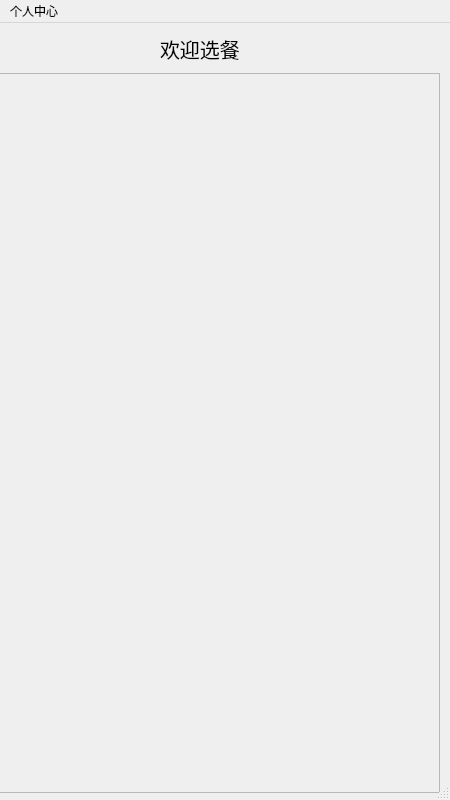
<?xml version="1.0" encoding="UTF-8"?>
<ui version="4.0">
 <class>MainWindow_toc</class>
 <widget class="QMainWindow" name="MainWindow_toc">
  <property name="geometry">
   <rect>
    <x>0</x>
    <y>0</y>
    <width>450</width>
    <height>800</height>
   </rect>
  </property>
  <property name="minimumSize">
   <size>
    <width>450</width>
    <height>800</height>
   </size>
  </property>
  <property name="maximumSize">
   <size>
    <width>450</width>
    <height>843</height>
   </size>
  </property>
  <property name="windowTitle">
   <string>MainWindow</string>
  </property>
  <widget class="QWidget" name="centralwidget">
   <property name="minimumSize">
    <size>
     <width>450</width>
     <height>800</height>
    </size>
   </property>
   <property name="maximumSize">
    <size>
     <width>450</width>
     <height>800</height>
    </size>
   </property>
   <widget class="QLabel" name="label">
    <property name="geometry">
     <rect>
      <x>160</x>
      <y>0</y>
      <width>101</width>
      <height>51</height>
     </rect>
    </property>
    <property name="font">
     <font>
      <pointsize>15</pointsize>
     </font>
    </property>
    <property name="text">
     <string>欢迎选餐</string>
    </property>
   </widget>
   <widget class="QScrollArea" name="m_scrollArea">
    <property name="geometry">
     <rect>
      <x>-10</x>
      <y>50</y>
      <width>450</width>
      <height>720</height>
     </rect>
    </property>
    <property name="minimumSize">
     <size>
      <width>450</width>
      <height>720</height>
     </size>
    </property>
    <property name="maximumSize">
     <size>
      <width>450</width>
      <height>720</height>
     </size>
    </property>
    <property name="widgetResizable">
     <bool>true</bool>
    </property>
    <widget class="QWidget" name="scrollAreaWidgetContents">
     <property name="geometry">
      <rect>
       <x>0</x>
       <y>0</y>
       <width>448</width>
       <height>718</height>
      </rect>
     </property>
    </widget>
   </widget>
  </widget>
  <widget class="QStatusBar" name="statusbar"/>
  <widget class="QMenuBar" name="menubar">
   <property name="geometry">
    <rect>
     <x>0</x>
     <y>0</y>
     <width>450</width>
     <height>21</height>
    </rect>
   </property>
   <widget class="QMenu" name="menu">
    <property name="title">
     <string>个人中心</string>
    </property>
    <addaction name="action"/>
   </widget>
   <addaction name="menu"/>
  </widget>
  <action name="action">
   <property name="text">
    <string>退出登录</string>
   </property>
  </action>
 </widget>
 <resources/>
 <connections>
  <connection>
   <sender>action</sender>
   <signal>triggered()</signal>
   <receiver>MainWindow_toc</receiver>
   <slot>close()</slot>
   <hints>
    <hint type="sourcelabel">
     <x>-1</x>
     <y>-1</y>
    </hint>
    <hint type="destinationlabel">
     <x>224</x>
     <y>399</y>
    </hint>
   </hints>
  </connection>
 </connections>
</ui>
